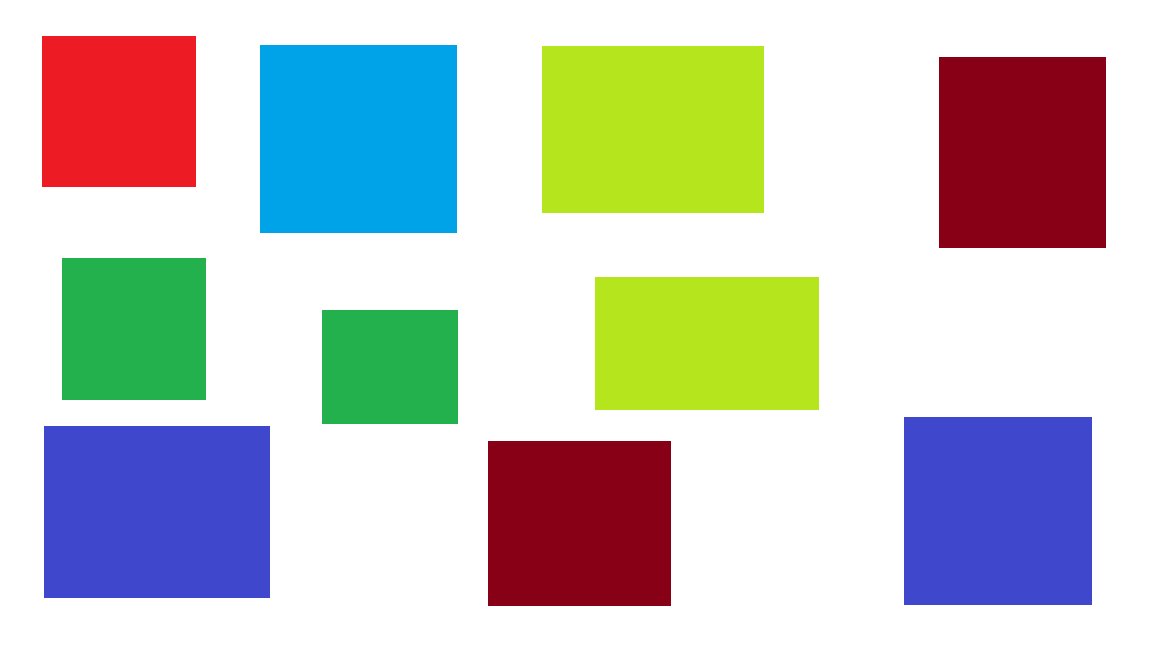
#> input picture images/colors.png, 1152 x 648 px, found by its file name
$ python color_detection.py
#> lines starting #> are read from the running program, lines starting #| are printed output that depends on the picture; after the words box and inside, x2 and y2 are one past the last pixel; in counts of white or black regions, pixels touching at a corner belong together
import numpy as np
import cv2
import matplotlib.pyplot as plt

number_of_red = 0
number_of_green = 0
number_of_blue = 0

img = cv2.imread("projects/Counting_part/images/colors.png")
#> img is the input picture: shape (648, 1152, 3); mean B, G, R 193.6, 197.9, 195.5
hsv = cv2.cvtColor(img  , cv2.COLOR_BGR2HSV)
#> hsv: shape (648, 1152, 3); mean H, S, V 43.4, 88.3, 232.3


red_lower = np.array([136, 87, 111], np.uint8)
red_upper = np.array([180, 255, 255], np.uint8)
red_mask = cv2.inRange(hsv, red_lower, red_upper)
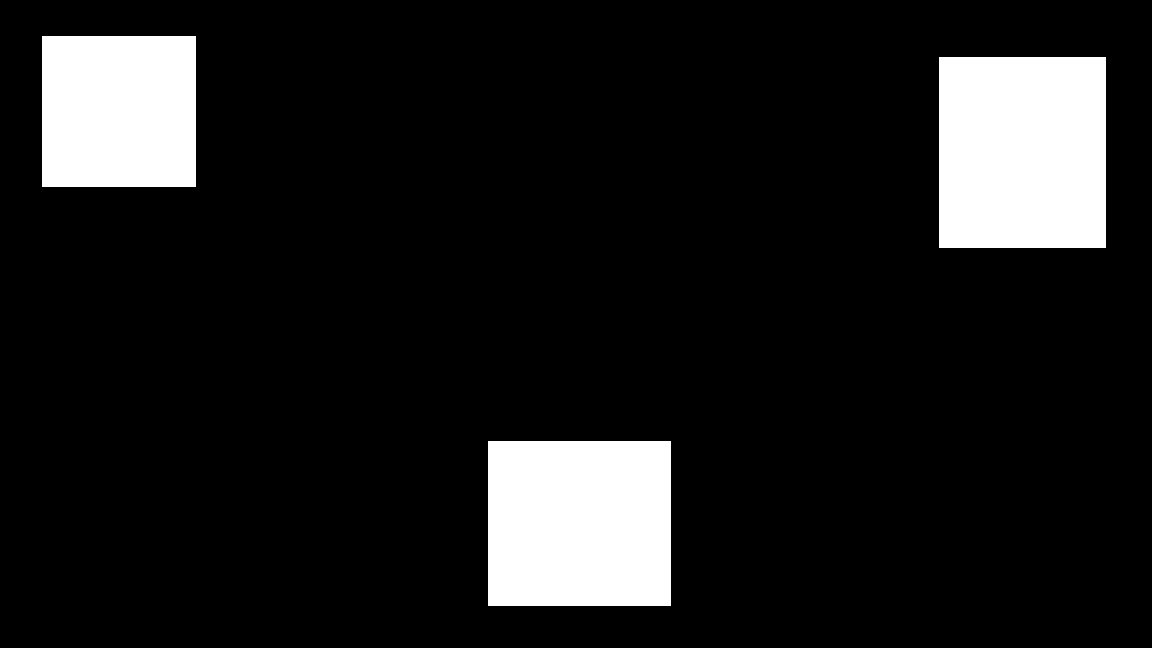
#> red_mask: shape (648, 1152); 11.4% white; 3 white regions, box (x1, y1, x2, y2) and area: (939, 57, 1106, 248) 31897, (488, 441, 671, 606) 30195, (42, 36, 196, 187) 23254

green_lower = np.array([35, 80, 50] ,np.uint8)
green_upper = np.array([85, 255, 255], np.uint8)
green_mask = cv2.inRange(hsv, green_lower, green_upper)
#> green_mask: shape (648, 1152); 13.8% white; 4 white regions, box (x1, y1, x2, y2) and area: (542, 46, 764, 213) 37074, (595, 277, 819, 410) 29792, (62, 258, 206, 400) 20448, (322, 310, 458, 424) 15504

blue_lower = np.array([94, 80, 2], np.uint8)
blue_upper = np.array([120, 255, 255], np.uint8)
blue_mask = cv2.inRange(hsv, blue_lower, blue_upper)
#> blue_mask: shape (648, 1152); 14.9% white; 3 white regions, box (x1, y1, x2, y2) and area: (44, 426, 270, 598) 38872, (260, 45, 457, 233) 37036, (904, 417, 1092, 605) 35344
kernel = np.ones((5,5) , "uint8")


red_mask = cv2.dilate(red_mask , kernel=kernel)
#> red_mask: shape (648, 1152); 12% white; 3 white regions, box (x1, y1, x2, y2) and area: (937, 55, 1108, 250) 33345, (486, 439, 673, 608) 31603, (40, 34, 198, 189) 24490
# res_red = cv2.bitwise_and(img , img , mask=red_mask)

blue_mask = cv2.dilate(blue_mask , kernel)
#> blue_mask: shape (648, 1152); 15.5% white; 3 white regions, box (x1, y1, x2, y2) and area: (42, 424, 272, 600) 40480, (258, 43, 459, 235) 38592, (902, 415, 1094, 607) 36864
# res_blue = cv2.bitwise_and(img , img , mask= blue_mask)

green_mask = cv2.dilate(green_mask , kernel=kernel)
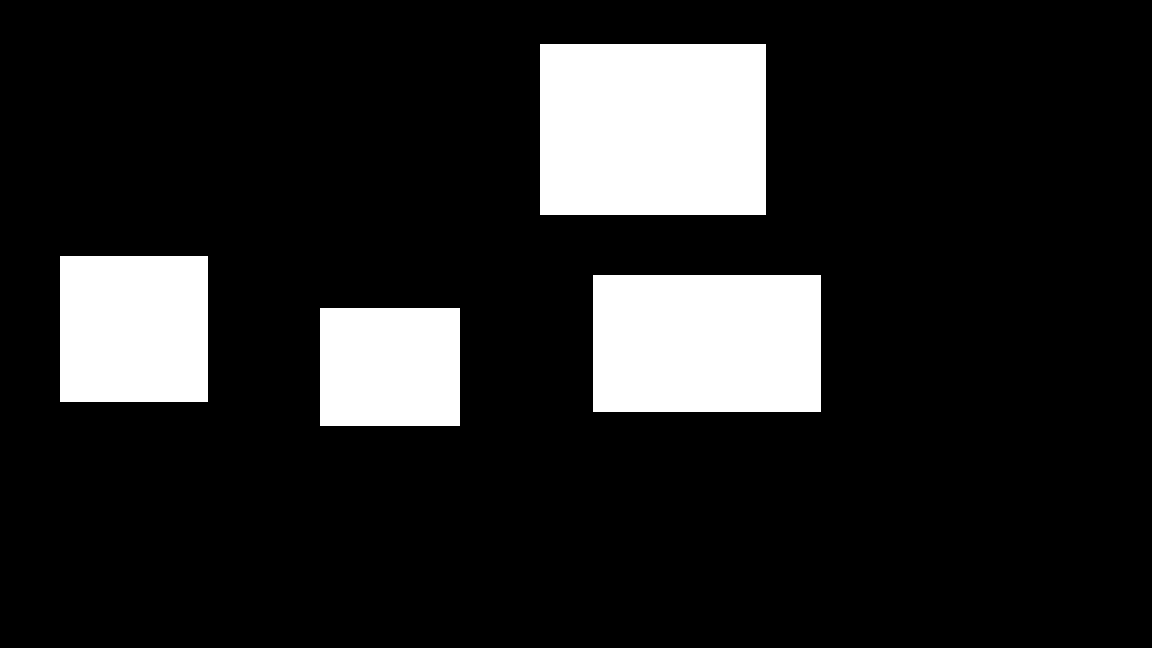
#> green_mask: shape (648, 1152); 14.5% white; 4 white regions
# res_green = cv2.bitwise_and(img , img , mask=green_mask)

contours , _ = cv2.findContours(red_mask , cv2.RETR_TREE , cv2.CHAIN_APPROX_SIMPLE)
#> contours = 3 contours; box (x1, y1, x2, y2) and area: (937, 55, 1108, 250) 32980, (486, 439, 673, 608) 31248, (40, 34, 198, 189) 24178

for i , contour in enumerate(contours):
    area = cv2.contourArea(contour)
    if area > 200:
        number_of_red +=1
        x , y , w , h = cv2.boundingRect(contour)
        img = cv2.rectangle(img  , (x, y), (x+w , y+h) , (0,255,0) , 2 )

        cv2.putText(img , "Red Color", (x, y),cv2.FONT_HERSHEY_SIMPLEX, 1.0,(0, 0, 255))
#> this loop made 3 passes
#> (contour, area, x, y, w, h) on passes 1 to 3: ([[486, 439], [486, 607], [672, 607], [672, 439]], 31248, 486, 439, 187, 169), ([[937, 55], [937, 249], [1107, 249], [1107, 55]], 32980, 937, 55, 171, 195), ([[40, 34], [40, 188], [197, 188], [197, 34]], 24178, 40, 34, 158, 155)
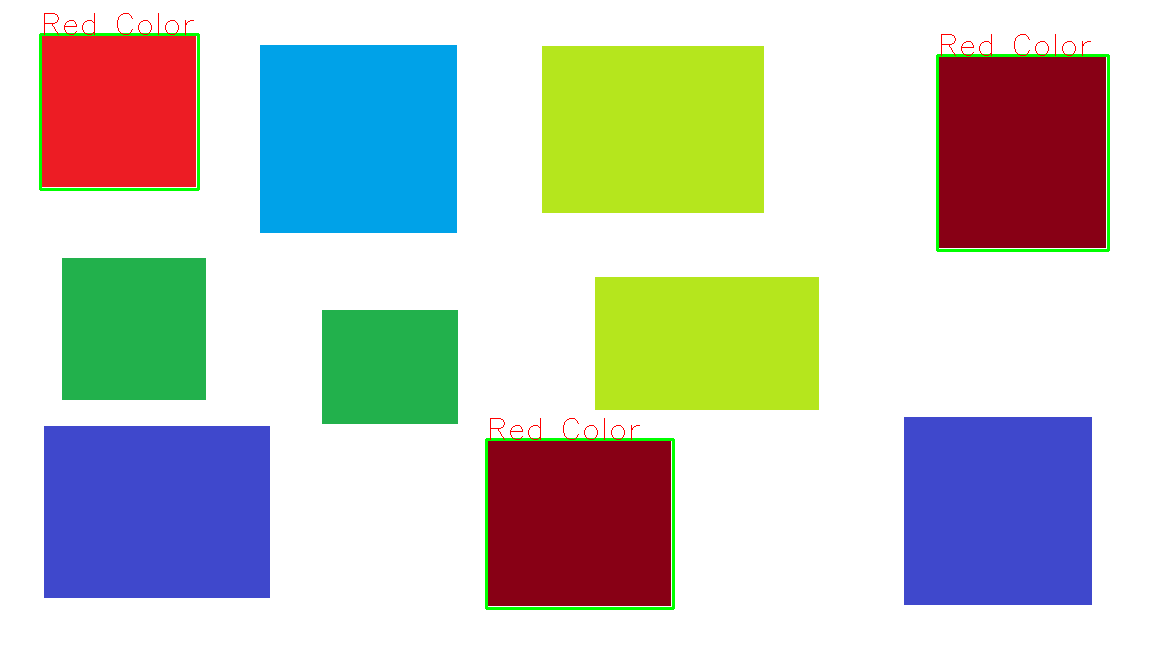
#> img: shape (648, 1152, 3); mean B, G, R 191.2, 197.6, 193.5
#> after the loop, number_of_red = 3


contours , _ = cv2.findContours(blue_mask , cv2.RETR_TREE , cv2.CHAIN_APPROX_SIMPLE)
#> contours = 3 contours; box (x1, y1, x2, y2) and area: (42, 424, 272, 600) 40075, (258, 43, 459, 235) 38200, (902, 415, 1094, 607) 36481

for i , contour in enumerate(contours):
    area = cv2.contourArea(contour)
    if area > 200:
        number_of_blue +=1
        x , y , w , h = cv2.boundingRect(contour)
        img = cv2.rectangle(img  , (x, y), (x+w , y+h) , (0,255,100) , 2 )

        cv2.putText(img , "Blue Color", (x, y),cv2.FONT_HERSHEY_SIMPLEX, 1.0,(255, 0, 0))
#> this loop made 3 passes
#> (contour, area, x, y, w, h) on passes 1 to 3: ([[42, 424], [42, 599], [271, 599], [271, 424]], 40075, 42, 424, 230, 176), ([[902, 415], [902, 606], [1093, 606], [1093, 415]], 36481, 902, 415, 192, 192), ([[258, 43], [258, 234], [458, 234], [458, 43]], 38200, 258, 43, 201, 192)
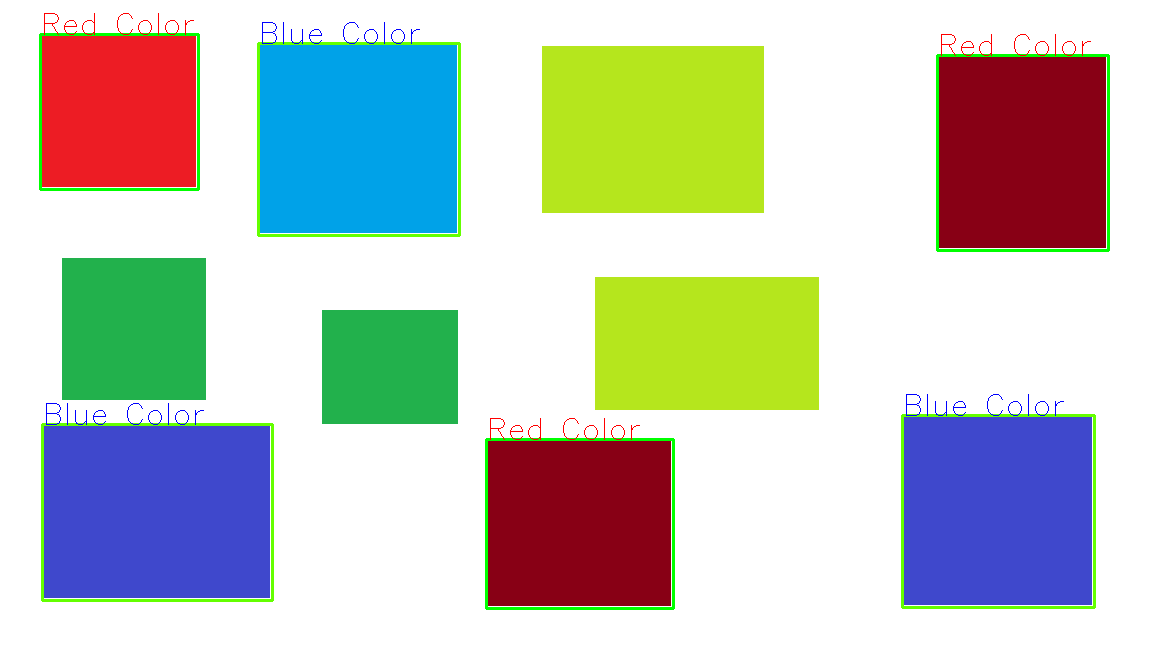
#> img: shape (648, 1152, 3); mean B, G, R 188.9, 197.2, 191.7
#> after the loop, number_of_blue = 3


contours , _ = cv2.findContours(green_mask , cv2.RETR_TREE , cv2.CHAIN_APPROX_SIMPLE)
#> contours = 4 contours; box (x1, y1, x2, y2) and area: (540, 44, 766, 215) 38250, (593, 275, 821, 412) 30872, (60, 256, 208, 402) 21315, (320, 308, 460, 426) 16263

for i , contour in enumerate(contours):
    area = cv2.contourArea(contour)
    if area > 200:
        number_of_green +=1
        x , y , w , h = cv2.boundingRect(contour)
        img = cv2.rectangle(img  , (x, y), (x+w , y+h) , (0,255,100) , 2 )

        cv2.putText(img , "Green Color", (x, y),cv2.FONT_HERSHEY_SIMPLEX, 1.0,(0, 255, 0))
#> this loop made 4 passes
#> (contour, area, x, y, w, h) on passes 1 to 4: ([[320, 308], [320, 425], [459, 425], [459, 308]], 16263, 320, 308, 140, 118), ([[593, 275], [593, 411], [820, 411], [820, 275]], 30872, 593, 275, 228, 137), ([[60, 256], [60, 401], [207, 401], [207, 256]], 21315, 60, 256, 148, 146), ([[540, 44], [540, 214], [765, 214], [765, 44]], 38250, 540, 44, 226, 171)
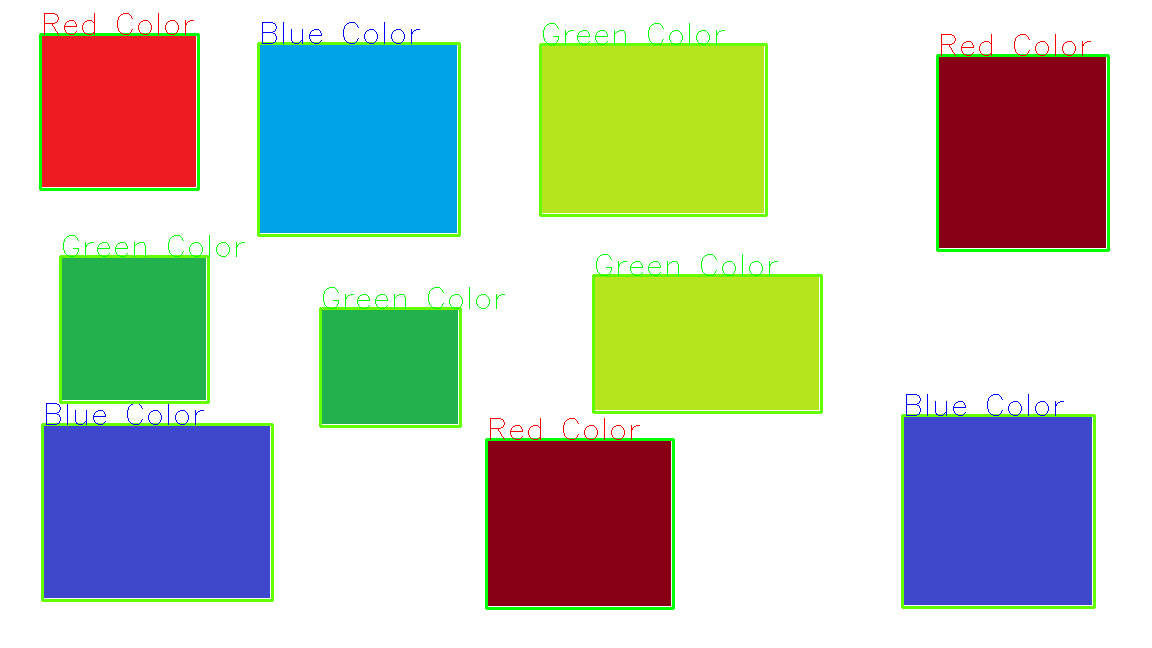
#> img: shape (648, 1152, 3); mean B, G, R 185.8, 197.2, 189.6
#> after the loop, number_of_green = 4


print("number of red : " + str(number_of_red))
#| number of red : 3
print("number of blue : " + str(number_of_blue))
#| number of blue : 3
print("number of green : " + str(number_of_green))
#| number of green : 4
cv2.imshow("color detection" , img)
cv2.waitKey(0)
cv2.destroyAllWindows()

$ run again, with images/shape_color1.png copied over images/colors.png
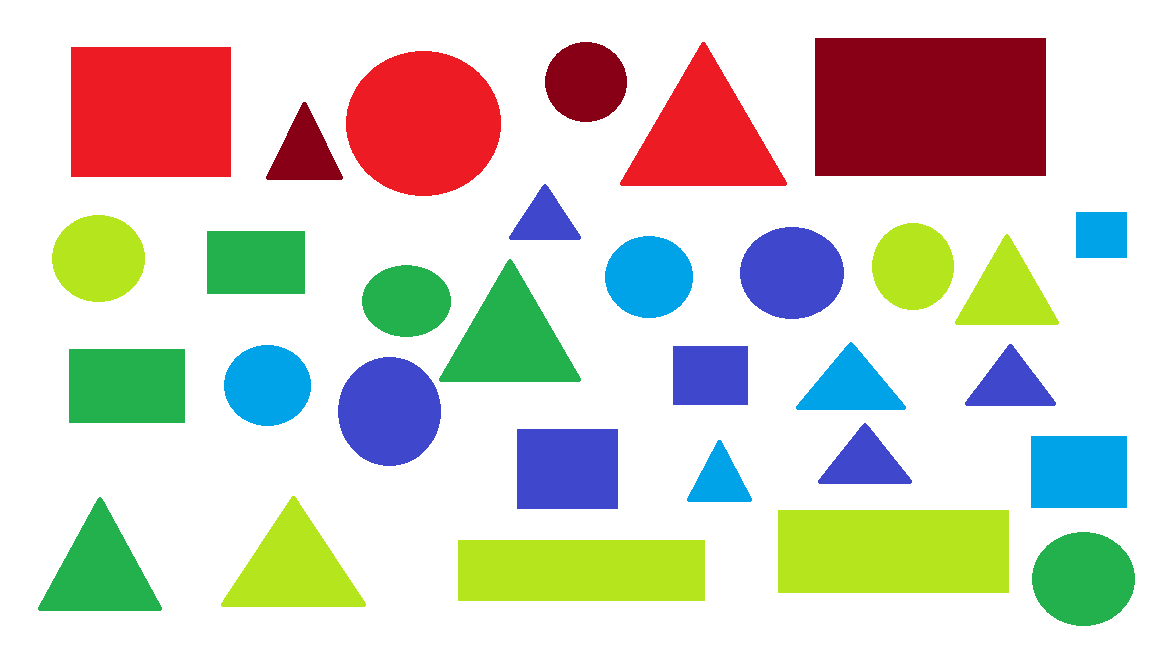
#> input picture images/shape_color1.png, 1152 x 648 px, found by its file name
#> img is the input picture: shape (648, 1152, 3); mean B, G, R 195.5, 206.8, 209.8
#> hsv: shape (648, 1152, 3); mean H, S, V 38.1, 76.9, 237.4
#> `red_mask = cv2.inRange(hsv, red_lower, red_upper)`:
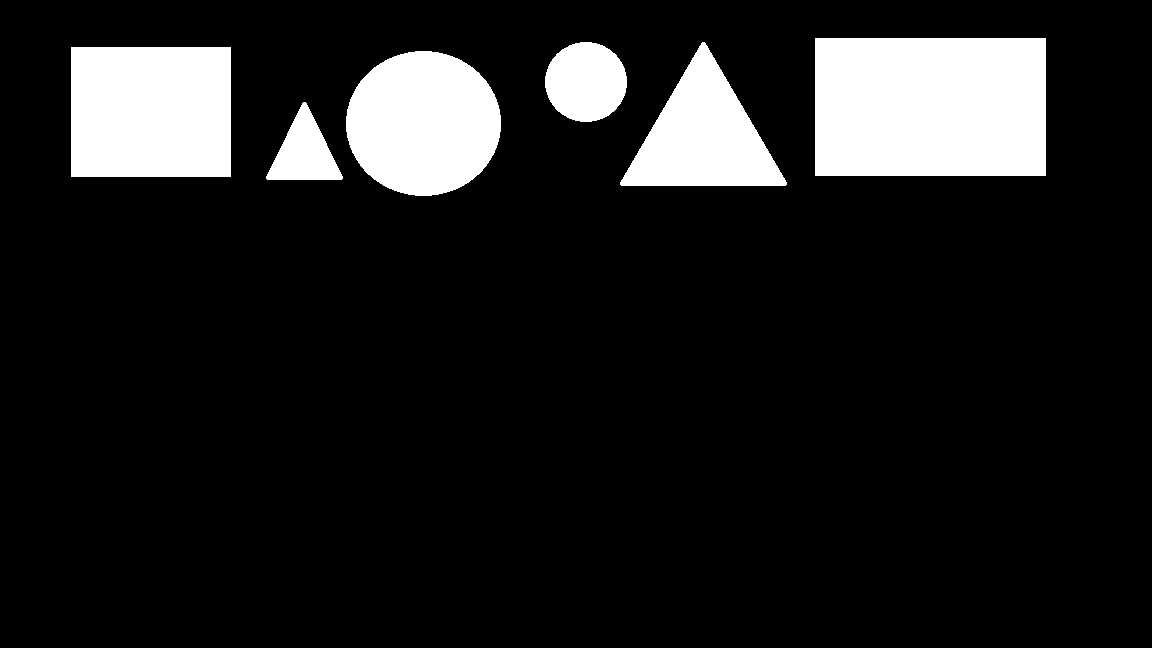
#> red_mask: shape (648, 1152); 12.2% white; 6 white regions, box (x1, y1, x2, y2) and area: (815, 38, 1046, 176) 31878, (71, 47, 231, 177) 20800, (346, 51, 501, 196) 17632, (620, 42, 787, 186) 12487, (545, 42, 627, 122) 5138, (266, 102, 343, 180) 3229
#> `contours , _ = cv2.findContours(red_mask , cv2.RETR_TREE , cv2.CHAIN_A..`: contours = 6 contours; box (x1, y1, x2, y2) and area: (813, 36, 1048, 178) 32994, (69, 45, 233, 179) 21679, (344, 49, 503, 198) 18628, (618, 40, 789, 188) 13512, (543, 40, 629, 124) 5679, (264, 100, 345, 182) 3741
#> the loop `for i , contour in enumerate(contours):` made 6 passes
#> (contour, area, x, y, w, h) on passes 3, 6: ([[69, 45], [69, 178], [232, 178], [232, 45]], 21679, 69, 45, 164, 134), ([[813, 36], [813, 177], [1047, 177], [1047, 36]], 32994, 813, 36, 235, 142)
#> after the loop `for i , contour in enumerate(contours):`: number_of_red = 6
#> `contours , _ = cv2.findContours(blue_mask , cv2.RETR_TREE , cv2.CHAIN_..`: contours = 13 contours; largest, box (x1, y1, x2, y2) and area: (336, 355, 443, 468) 9503, (515, 427, 620, 511) 8632, (738, 225, 846, 321) 8155, (1029, 434, 1129, 510) 7425, (603, 234, 695, 320) 6222
#> the loop `for i , contour in enumerate(contours):` made 13 passes
#> (contour, area, x, y, w, h) on passes 2, 3, 6, 12: ([[1029, 434], [1029, 509], [1128, 509], [1128, 434]], 7425, 1029, 434, 100, 76), ([[515, 427], [515, 510], [619, 510], [619, 427]], 8632, 515, 427, 105, 84), ([[671, 344], [671, 406], [749, 406], [749, 344]], 4836, 671, 344, 79, 63), ([[1074, 210], [1074, 259], [1128, 259], [1128, 210]], 2646, 1074, 210, 55, 50)
#> after the loop `for i , contour in enumerate(contours):`: number_of_blue = 13
#> `contours , _ = cv2.findContours(green_mask , cv2.RETR_TREE , cv2.CHAIN..`: contours = 12 contours; largest, box (x1, y1, x2, y2) and area: (776, 508, 1011, 595) 20124, (456, 538, 707, 603) 16000, (437, 257, 583, 384) 9999, (219, 494, 368, 609) 9276, (67, 347, 187, 425) 9163
#> the loop `for i , contour in enumerate(contours):` made 12 passes
#> (contour, area, x, y, w, h) on passes 1, 3, 6, 10: ([[456, 538], [456, 602], [706, 602], [706, 538]], 16000, 456, 538, 251, 65), ([[776, 508], [776, 594], [1010, 594], [1010, 508]], 20124, 776, 508, 235, 87), ([[67, 347], [67, 424], [186, 424], [186, 347]], 9163, 67, 347, 120, 78), ([[205, 229], [205, 295], [306, 295], [306, 229]], 6666, 205, 229, 102, 67)
#> after the loop `for i , contour in enumerate(contours):`:
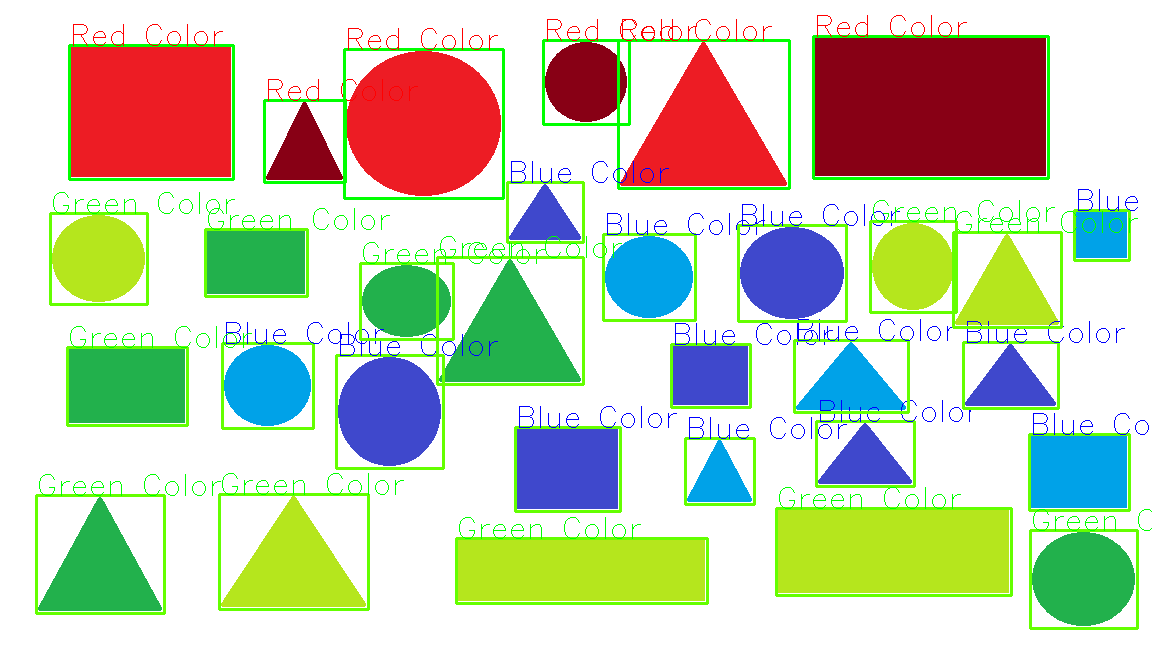
#> img: shape (648, 1152, 3); mean B, G, R 180.8, 204.9, 198.1
#> after the loop `for i , contour in enumerate(contours):`: number_of_green = 12
#| number of red : 6
#| number of blue : 13
#| number of green : 12
